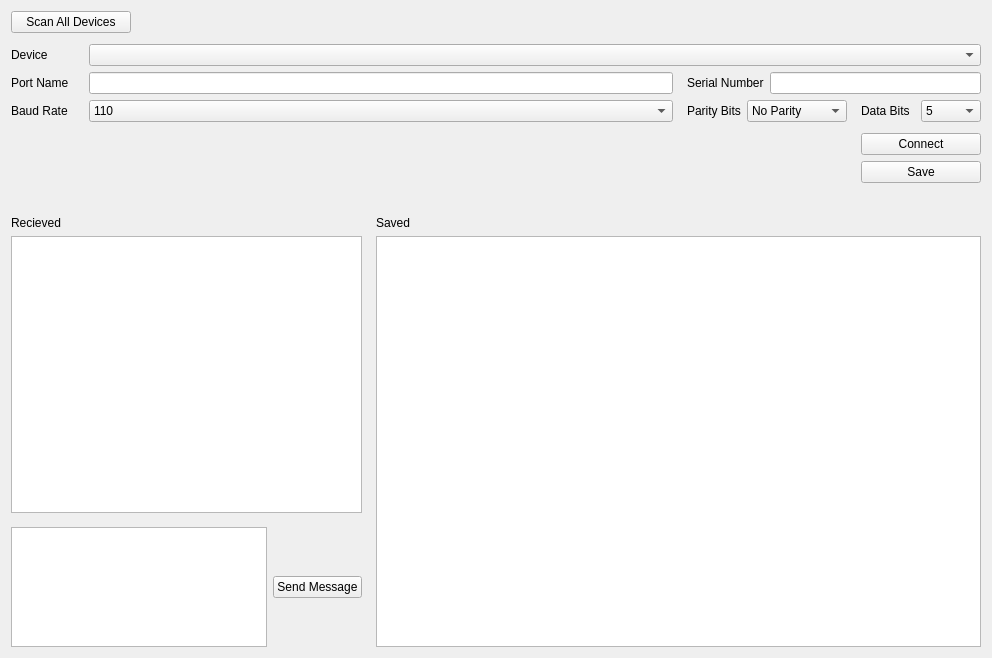
<?xml version="1.0" encoding="UTF-8"?>
<ui version="4.0">
 <class>Serial_Widget</class>
 <widget class="QWidget" name="Serial_Widget">
  <property name="geometry">
   <rect>
    <x>0</x>
    <y>0</y>
    <width>992</width>
    <height>658</height>
   </rect>
  </property>
  <property name="windowTitle">
   <string>Form</string>
  </property>
  <layout class="QGridLayout" name="gridLayout" columnstretch="3,4,2,1,1">
   <item row="6" column="4">
    <layout class="QHBoxLayout" name="data_bit_box">
     <property name="rightMargin">
      <number>0</number>
     </property>
     <item>
      <widget class="QLabel" name="data_bit_label">
       <property name="minimumSize">
        <size>
         <width>0</width>
         <height>0</height>
        </size>
       </property>
       <property name="maximumSize">
        <size>
         <width>100</width>
         <height>16777215</height>
        </size>
       </property>
       <property name="text">
        <string>Data Bits</string>
       </property>
      </widget>
     </item>
     <item>
      <widget class="QComboBox" name="data_bit_combobox">
       <property name="minimumSize">
        <size>
         <width>60</width>
         <height>0</height>
        </size>
       </property>
       <property name="maximumSize">
        <size>
         <width>60</width>
         <height>16777215</height>
        </size>
       </property>
       <item>
        <property name="text">
         <string>5</string>
        </property>
       </item>
       <item>
        <property name="text">
         <string>6</string>
        </property>
       </item>
       <item>
        <property name="text">
         <string>7</string>
        </property>
       </item>
       <item>
        <property name="text">
         <string>8</string>
        </property>
       </item>
      </widget>
     </item>
    </layout>
   </item>
   <item row="1" column="1">
    <spacer name="verticalSpacer_2">
     <property name="orientation">
      <enum>Qt::Vertical</enum>
     </property>
     <property name="sizeType">
      <enum>QSizePolicy::Fixed</enum>
     </property>
     <property name="sizeHint" stdset="0">
      <size>
       <width>117</width>
       <height>5</height>
      </size>
     </property>
    </spacer>
   </item>
   <item row="8" column="4">
    <widget class="QPushButton" name="connect_button">
     <property name="text">
      <string>Connect</string>
     </property>
    </widget>
   </item>
   <item row="11" column="0" colspan="5">
    <layout class="QHBoxLayout" name="horizontalLayout_2" stretch="0,3">
     <item>
      <layout class="QVBoxLayout" name="message_ox">
       <property name="rightMargin">
        <number>8</number>
       </property>
       <item>
        <widget class="QLabel" name="recieved_label">
         <property name="text">
          <string>Recieved</string>
         </property>
        </widget>
       </item>
       <item>
        <widget class="QTextEdit" name="recieved_message_text_output"/>
       </item>
       <item>
        <layout class="QHBoxLayout" name="send_message_box">
         <property name="topMargin">
          <number>8</number>
         </property>
         <item>
          <widget class="QTextEdit" name="send_message_input">
           <property name="sizePolicy">
            <sizepolicy hsizetype="Expanding" vsizetype="Fixed">
             <horstretch>0</horstretch>
             <verstretch>0</verstretch>
            </sizepolicy>
           </property>
           <property name="minimumSize">
            <size>
             <width>0</width>
             <height>120</height>
            </size>
           </property>
           <property name="maximumSize">
            <size>
             <width>16777215</width>
             <height>120</height>
            </size>
           </property>
           <property name="html">
            <string>&lt;!DOCTYPE HTML PUBLIC &quot;-//W3C//DTD HTML 4.0//EN&quot; &quot;http://www.w3.org/TR/REC-html40/strict.dtd&quot;&gt;
&lt;html&gt;&lt;head&gt;&lt;meta name=&quot;qrichtext&quot; content=&quot;1&quot; /&gt;&lt;style type=&quot;text/css&quot;&gt;
p, li { white-space: pre-wrap; }
&lt;/style&gt;&lt;/head&gt;&lt;body style=&quot; font-family:'Noto Sans'; font-size:10pt; font-weight:400; font-style:normal;&quot;&gt;
&lt;p style=&quot;-qt-paragraph-type:empty; margin-top:0px; margin-bottom:0px; margin-left:0px; margin-right:0px; -qt-block-indent:0; text-indent:0px;&quot;&gt;&lt;br /&gt;&lt;/p&gt;&lt;/body&gt;&lt;/html&gt;</string>
           </property>
          </widget>
         </item>
         <item>
          <widget class="QPushButton" name="send_message_button">
           <property name="text">
            <string>Send Message</string>
           </property>
          </widget>
         </item>
        </layout>
       </item>
      </layout>
     </item>
     <item>
      <layout class="QVBoxLayout" name="save_table_box">
       <item alignment="Qt::AlignLeft">
        <widget class="QLabel" name="saved_label">
         <property name="text">
          <string>Saved</string>
         </property>
        </widget>
       </item>
       <item>
        <widget class="QTableWidget" name="saved_table"/>
       </item>
      </layout>
     </item>
    </layout>
   </item>
   <item row="6" column="3">
    <layout class="QHBoxLayout" name="parity_bit_box">
     <property name="rightMargin">
      <number>8</number>
     </property>
     <item>
      <widget class="QLabel" name="parity_label">
       <property name="minimumSize">
        <size>
         <width>0</width>
         <height>0</height>
        </size>
       </property>
       <property name="maximumSize">
        <size>
         <width>16777214</width>
         <height>16777215</height>
        </size>
       </property>
       <property name="text">
        <string>Parity Bits</string>
       </property>
      </widget>
     </item>
     <item>
      <widget class="QComboBox" name="parity_combobox">
       <property name="sizePolicy">
        <sizepolicy hsizetype="Preferred" vsizetype="Fixed">
         <horstretch>0</horstretch>
         <verstretch>0</verstretch>
        </sizepolicy>
       </property>
       <property name="minimumSize">
        <size>
         <width>100</width>
         <height>0</height>
        </size>
       </property>
       <item>
        <property name="text">
         <string>No Parity</string>
        </property>
       </item>
       <item>
        <property name="text">
         <string>Odd</string>
        </property>
       </item>
       <item>
        <property name="text">
         <string>Even</string>
        </property>
       </item>
      </widget>
     </item>
    </layout>
   </item>
   <item row="6" column="0" colspan="3">
    <layout class="QHBoxLayout" name="baud_rate_box">
     <property name="rightMargin">
      <number>8</number>
     </property>
     <item>
      <widget class="QLabel" name="baud_rate_label">
       <property name="minimumSize">
        <size>
         <width>72</width>
         <height>0</height>
        </size>
       </property>
       <property name="maximumSize">
        <size>
         <width>72</width>
         <height>16777215</height>
        </size>
       </property>
       <property name="text">
        <string>Baud Rate</string>
       </property>
      </widget>
     </item>
     <item>
      <widget class="QComboBox" name="baud_rate_combo_box">
       <property name="minimumSize">
        <size>
         <width>150</width>
         <height>0</height>
        </size>
       </property>
       <item>
        <property name="text">
         <string>110</string>
        </property>
       </item>
      </widget>
     </item>
    </layout>
   </item>
   <item row="9" column="4">
    <widget class="QPushButton" name="save_to_database_button">
     <property name="text">
      <string>Save</string>
     </property>
    </widget>
   </item>
   <item row="10" column="4">
    <spacer name="verticalSpacer">
     <property name="orientation">
      <enum>Qt::Vertical</enum>
     </property>
     <property name="sizeType">
      <enum>QSizePolicy::Fixed</enum>
     </property>
     <property name="sizeHint" stdset="0">
      <size>
       <width>120</width>
       <height>27</height>
      </size>
     </property>
    </spacer>
   </item>
   <item row="0" column="0">
    <widget class="QPushButton" name="search_device_button">
     <property name="minimumSize">
      <size>
       <width>120</width>
       <height>0</height>
      </size>
     </property>
     <property name="maximumSize">
      <size>
       <width>120</width>
       <height>16777215</height>
      </size>
     </property>
     <property name="text">
      <string>Scan All Devices</string>
     </property>
    </widget>
   </item>
   <item row="5" column="3" colspan="2">
    <layout class="QFormLayout" name="serial_number_box">
     <item row="0" column="0">
      <widget class="QLabel" name="serial_no_label">
       <property name="text">
        <string>Serial Number</string>
       </property>
      </widget>
     </item>
     <item row="0" column="1">
      <widget class="QLineEdit" name="serial_no_input"/>
     </item>
    </layout>
   </item>
   <item row="7" column="4">
    <spacer name="verticalSpacer_3">
     <property name="orientation">
      <enum>Qt::Vertical</enum>
     </property>
     <property name="sizeType">
      <enum>QSizePolicy::Fixed</enum>
     </property>
     <property name="sizeHint" stdset="0">
      <size>
       <width>120</width>
       <height>5</height>
      </size>
     </property>
    </spacer>
   </item>
   <item row="2" column="0" colspan="5">
    <layout class="QFormLayout" name="device_name_box">
     <item row="0" column="0">
      <widget class="QLabel" name="device_label">
       <property name="minimumSize">
        <size>
         <width>72</width>
         <height>0</height>
        </size>
       </property>
       <property name="maximumSize">
        <size>
         <width>72</width>
         <height>16777215</height>
        </size>
       </property>
       <property name="text">
        <string>Device</string>
       </property>
      </widget>
     </item>
     <item row="0" column="1">
      <widget class="QComboBox" name="device_combox_box">
       <property name="editable">
        <bool>false</bool>
       </property>
       <property name="currentText">
        <string/>
       </property>
       <property name="currentIndex">
        <number>-1</number>
       </property>
      </widget>
     </item>
    </layout>
   </item>
   <item row="5" column="0" colspan="3">
    <layout class="QFormLayout" name="port_name_box">
     <property name="rightMargin">
      <number>8</number>
     </property>
     <item row="0" column="0">
      <widget class="QLabel" name="port_label">
       <property name="minimumSize">
        <size>
         <width>72</width>
         <height>0</height>
        </size>
       </property>
       <property name="maximumSize">
        <size>
         <width>72</width>
         <height>16777215</height>
        </size>
       </property>
       <property name="text">
        <string>Port Name</string>
       </property>
      </widget>
     </item>
     <item row="0" column="1">
      <widget class="QLineEdit" name="port_input"/>
     </item>
    </layout>
   </item>
  </layout>
 </widget>
 <resources/>
 <connections/>
</ui>
